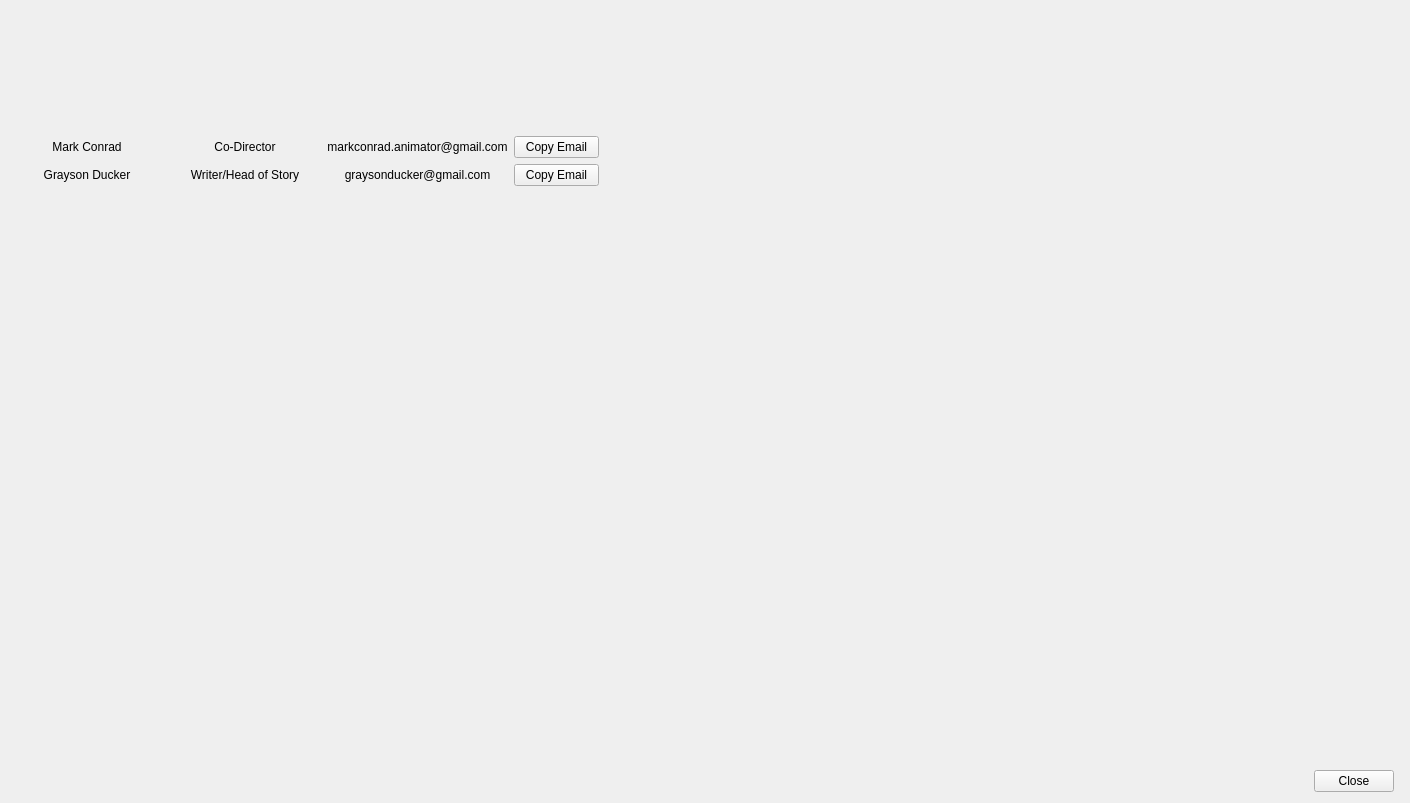
<?xml version="1.0" encoding="UTF-8"?>
<ui version="4.0">
 <class>Form</class>
 <widget class="QWidget" name="Form">
  <property name="geometry">
   <rect>
    <x>0</x>
    <y>0</y>
    <width>1410</width>
    <height>803</height>
   </rect>
  </property>
  <property name="sizePolicy">
   <sizepolicy hsizetype="MinimumExpanding" vsizetype="MinimumExpanding">
    <horstretch>0</horstretch>
    <verstretch>0</verstretch>
   </sizepolicy>
  </property>
  <property name="windowTitle">
   <string>Form</string>
  </property>
  <property name="styleSheet">
   <string notr="true">background-image: url({ProjectDetails_Background.png})</string>
  </property>
  <layout class="QVBoxLayout" name="verticalLayout">
   <item>
    <layout class="QVBoxLayout" name="VB_main_content">
     <property name="topMargin">
      <number>0</number>
     </property>
     <property name="bottomMargin">
      <number>0</number>
     </property>
     <item>
      <layout class="QHBoxLayout" name="horizontalLayout">
       <item>
        <layout class="QGridLayout" name="gridLayout">
         <item row="1" column="3">
          <widget class="QPushButton" name="btn_mark_email">
           <property name="maximumSize">
            <size>
             <width>85</width>
             <height>16777215</height>
            </size>
           </property>
           <property name="text">
            <string>Copy Email</string>
           </property>
          </widget>
         </item>
         <item row="2" column="3">
          <widget class="QPushButton" name="btn_gray_email">
           <property name="maximumSize">
            <size>
             <width>85</width>
             <height>16777215</height>
            </size>
           </property>
           <property name="text">
            <string>Copy Email</string>
           </property>
          </widget>
         </item>
         <item row="2" column="1">
          <widget class="QLabel" name="lbl_rob_wiese_3">
           <property name="text">
            <string>Writer/Head of Story</string>
           </property>
           <property name="alignment">
            <set>Qt::AlignCenter</set>
           </property>
          </widget>
         </item>
         <item row="0" column="2">
          <spacer name="verticalSpacer_2">
           <property name="orientation">
            <enum>Qt::Vertical</enum>
           </property>
           <property name="sizeType">
            <enum>QSizePolicy::Fixed</enum>
           </property>
           <property name="sizeHint" stdset="0">
            <size>
             <width>20</width>
             <height>125</height>
            </size>
           </property>
          </spacer>
         </item>
         <item row="2" column="2">
          <widget class="QLabel" name="lbl_rob_wiese_4">
           <property name="text">
            <string>graysonducker@gmail.com</string>
           </property>
           <property name="alignment">
            <set>Qt::AlignCenter</set>
           </property>
          </widget>
         </item>
         <item row="1" column="0">
          <widget class="QLabel" name="lbl_mark_conrad">
           <property name="text">
            <string>Mark Conrad</string>
           </property>
           <property name="alignment">
            <set>Qt::AlignCenter</set>
           </property>
          </widget>
         </item>
         <item row="1" column="2">
          <widget class="QLabel" name="lbl_mark_email">
           <property name="text">
            <string>markconrad.animator@gmail.com</string>
           </property>
           <property name="alignment">
            <set>Qt::AlignCenter</set>
           </property>
          </widget>
         </item>
         <item row="1" column="1">
          <widget class="QLabel" name="lbl_mark_dir">
           <property name="text">
            <string>Co-Director</string>
           </property>
           <property name="alignment">
            <set>Qt::AlignCenter</set>
           </property>
          </widget>
         </item>
         <item row="2" column="0">
          <widget class="QLabel" name="lbl_rob_wiese_2">
           <property name="text">
            <string>Grayson Ducker</string>
           </property>
           <property name="alignment">
            <set>Qt::AlignCenter</set>
           </property>
          </widget>
         </item>
        </layout>
       </item>
       <item>
        <spacer name="horizontalSpacer">
         <property name="orientation">
          <enum>Qt::Horizontal</enum>
         </property>
         <property name="sizeType">
          <enum>QSizePolicy::Fixed</enum>
         </property>
         <property name="sizeHint" stdset="0">
          <size>
           <width>800</width>
           <height>20</height>
          </size>
         </property>
        </spacer>
       </item>
      </layout>
     </item>
     <item>
      <layout class="QHBoxLayout" name="horizontalLayout_2">
       <item>
        <spacer name="horizontalSpacer_2">
         <property name="orientation">
          <enum>Qt::Horizontal</enum>
         </property>
         <property name="sizeType">
          <enum>QSizePolicy::Fixed</enum>
         </property>
         <property name="sizeHint" stdset="0">
          <size>
           <width>800</width>
           <height>20</height>
          </size>
         </property>
        </spacer>
       </item>
      </layout>
     </item>
     <item>
      <layout class="QVBoxLayout" name="verticalLayout_4">
       <property name="sizeConstraint">
        <enum>QLayout::SetDefaultConstraint</enum>
       </property>
       <property name="topMargin">
        <number>0</number>
       </property>
       <item>
        <spacer name="verticalSpacer">
         <property name="orientation">
          <enum>Qt::Vertical</enum>
         </property>
         <property name="sizeHint" stdset="0">
          <size>
           <width>20</width>
           <height>40</height>
          </size>
         </property>
        </spacer>
       </item>
       <item>
        <layout class="QHBoxLayout" name="horizontalLayout_3">
         <item>
          <spacer name="horizontalSpacer_3">
           <property name="orientation">
            <enum>Qt::Horizontal</enum>
           </property>
           <property name="sizeHint" stdset="0">
            <size>
             <width>40</width>
             <height>20</height>
            </size>
           </property>
          </spacer>
         </item>
         <item>
          <widget class="QPushButton" name="btn_close">
           <property name="layoutDirection">
            <enum>Qt::LeftToRight</enum>
           </property>
           <property name="text">
            <string>Close</string>
           </property>
          </widget>
         </item>
         <item>
          <spacer name="horizontalSpacer_4">
           <property name="orientation">
            <enum>Qt::Horizontal</enum>
           </property>
           <property name="sizeType">
            <enum>QSizePolicy::Fixed</enum>
           </property>
           <property name="sizeHint" stdset="0">
            <size>
             <width>5</width>
             <height>20</height>
            </size>
           </property>
          </spacer>
         </item>
        </layout>
       </item>
      </layout>
     </item>
    </layout>
   </item>
  </layout>
 </widget>
 <resources/>
 <connections/>
</ui>
